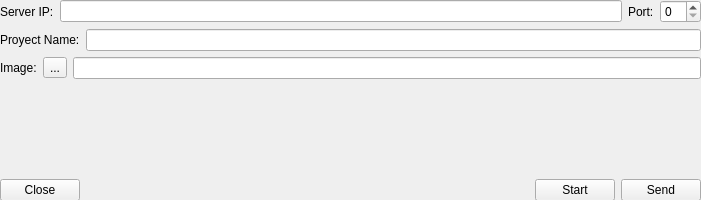
<?xml version="1.0" encoding="UTF-8"?>
<ui version="4.0">
 <class>SvCon</class>
 <widget class="QWidget" name="SvCon">
  <property name="geometry">
   <rect>
    <x>0</x>
    <y>0</y>
    <width>701</width>
    <height>200</height>
   </rect>
  </property>
  <property name="minimumSize">
   <size>
    <width>701</width>
    <height>200</height>
   </size>
  </property>
  <property name="maximumSize">
   <size>
    <width>701</width>
    <height>200</height>
   </size>
  </property>
  <property name="windowTitle">
   <string>Server to Connection</string>
  </property>
  <widget class="QWidget" name="">
   <property name="geometry">
    <rect>
     <x>0</x>
     <y>0</y>
     <width>701</width>
     <height>201</height>
    </rect>
   </property>
   <layout class="QVBoxLayout" name="verticalLayout_2">
    <item>
     <layout class="QVBoxLayout" name="verticalLayout">
      <item>
       <layout class="QHBoxLayout" name="horizontalLayout">
        <item>
         <widget class="QLabel" name="label">
          <property name="text">
           <string>Server IP:</string>
          </property>
         </widget>
        </item>
        <item>
         <widget class="QLineEdit" name="lineEdit"/>
        </item>
        <item>
         <widget class="QLabel" name="label_4">
          <property name="text">
           <string>Port:</string>
          </property>
         </widget>
        </item>
        <item>
         <widget class="QSpinBox" name="spinBox"/>
        </item>
       </layout>
      </item>
      <item>
       <layout class="QHBoxLayout" name="horizontalLayout_2">
        <item>
         <widget class="QLabel" name="label_2">
          <property name="text">
           <string>Proyect Name:</string>
          </property>
         </widget>
        </item>
        <item>
         <widget class="QLineEdit" name="lineEdit_2"/>
        </item>
       </layout>
      </item>
      <item>
       <layout class="QHBoxLayout" name="horizontalLayout_3">
        <item>
         <widget class="QLabel" name="label_3">
          <property name="text">
           <string>Image:</string>
          </property>
         </widget>
        </item>
        <item>
         <widget class="QToolButton" name="toolButton">
          <property name="text">
           <string>...</string>
          </property>
         </widget>
        </item>
        <item>
         <widget class="QLineEdit" name="lineEdit_3"/>
        </item>
       </layout>
      </item>
     </layout>
    </item>
    <item>
     <spacer name="verticalSpacer">
      <property name="orientation">
       <enum>Qt::Vertical</enum>
      </property>
      <property name="sizeHint" stdset="0">
       <size>
        <width>20</width>
        <height>40</height>
       </size>
      </property>
     </spacer>
    </item>
    <item>
     <layout class="QHBoxLayout" name="horizontalLayout_4">
      <item>
       <widget class="QPushButton" name="pushButton">
        <property name="text">
         <string>Close</string>
        </property>
       </widget>
      </item>
      <item>
       <spacer name="horizontalSpacer">
        <property name="orientation">
         <enum>Qt::Horizontal</enum>
        </property>
        <property name="sizeHint" stdset="0">
         <size>
          <width>40</width>
          <height>20</height>
         </size>
        </property>
       </spacer>
      </item>
      <item>
       <widget class="QPushButton" name="pushButton_2">
        <property name="text">
         <string>Start</string>
        </property>
       </widget>
      </item>
      <item>
       <widget class="QPushButton" name="pushButton_3">
        <property name="text">
         <string>Send</string>
        </property>
       </widget>
      </item>
     </layout>
    </item>
   </layout>
  </widget>
 </widget>
 <resources/>
 <connections/>
</ui>
